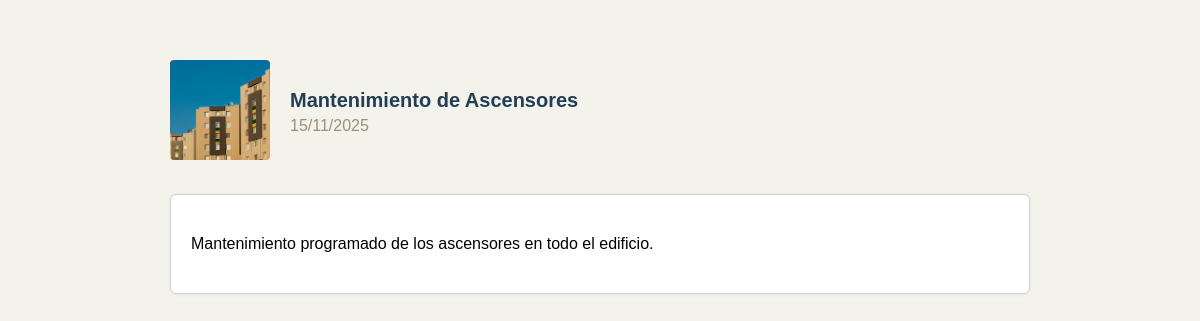
The page /web/src/eventos/detalle.php?id=2 on the database its author committed.
### tables this page shows
CREATE TABLE IF NOT EXISTS eventos (
    id_evento INT AUTO_INCREMENT PRIMARY KEY,
    titulo VARCHAR(100) NOT NULL,
    descripcion VARCHAR(255) NOT NULL,
    fecha DATE NOT NULL,
    id_usuario INT NOT NULL,
    CONSTRAINT fk_eventos_usuarios FOREIGN KEY (id_usuario) REFERENCES usuarios(id_usuario)
);

### backend/src/eventos/detalle.php (the view)
<?php
include __DIR__ . '/../conexion_BBDD/conexion_db_pm.php';
if (isset($_GET['id'])) {
    $id_evento = intval($_GET['id']);
    $sql = "SELECT * FROM eventos WHERE id_evento = $id_evento";
    $resultado = $pdo->query($sql);
    if ($resultado->rowCount() > 0) {
        $evento = $resultado->fetch();
        echo
            "<div class='evento-header'>
                <div class='evento-imagen'>
                    <img src='../../etc/assets/img/bloque.jpg' alt='Imagen del evento'>
                </div>
                <div class='evento-info'>
                    <h2 class='titulo-evento'>" . $evento ['titulo'] . " </h2>
                    <p class='detalle-evento'>" . date('d/m/Y', strtotime($evento['fecha'])) . " </p>
                </div>
            </div>
            <div class='descripcion-evento'>
                <p> ". $evento ['descripcion'] . " </p>
            </div>";
    } else {
        echo "<p>Evento no encontrado.</p>";
    }
} else {
    echo "<p>ID del evento no proporcionado.</p>";
}
?>

### web/src/eventos/detalle.css (style rules this page uses)
* { font-family: Arial, sans-serif; box-sizing: border-box; }
body.fondo-cuerpo { background-color: #f3f3ec; margin: 0; padding: 0; }
.evento-header { display: flex; align-items: center; gap: 20px; margin-bottom: 30px; }
.evento-imagen img { width: 100px; height: 100px; object-fit: cover; border-radius: 4px; }
.evento-info { flex: 1; }
.titulo-evento { color: #243D51; font-size: 20px; margin: 0 0 5px 0; text-align: left; }
.detalle-evento { color: #9c907d; margin: 0; text-align: left; }
.descripcion-evento { background-color: #ffffff; padding: 20px; border-radius: 6px; border: 1px solid #d0d0d0; box-shadow: 0 1px 4px rgba(0, 0, 0, 0.05); line-height: 1.6; }

### rows shown on the page
eventos: titulo "Mantenimiento de Ascensores", fecha "15/11/2025", descripcion "Mantenimiento programado de los ascensores en todo el edificio."
